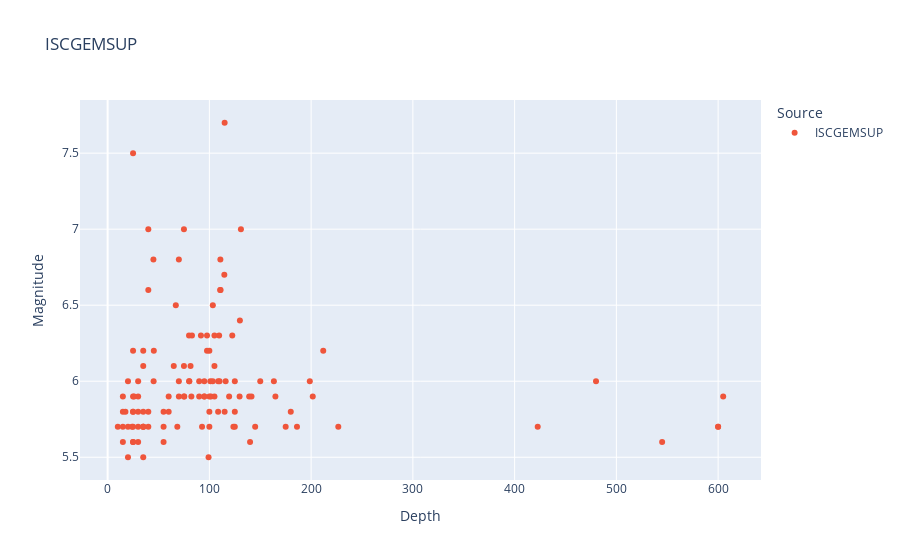

Notebook code cell kept with this figure:
### Code cell
Source6 = earthquakes[earthquakes.Source.isin(['ISCGEMSUP'])]
px.scatter(
    Source6,
    x='Depth',
    y='Magnitude',
    color='Source',
    title = 'ISCGEMSUP',
    color_discrete_map={'CI': 'BLACK'},
    hover_name='Source'
)

### Figure 1 — Plotly figure (JSON) as saved in the notebook; plotly's stock layout.template omitted (floating-point values rounded to 4 significant figures)
{"data": [{"hovertemplate": "<b>%{hovertext}</b><br><br>Source=ISCGEMSUP<br>Depth=%{x}<br>Magnitude=%{y}<extra></extra>", "hovertext": ["ISCGEMSUP", "ISCGEMSUP", "ISCGEMSUP", "ISCGEMSUP", "ISCGEMSUP", "ISCGEMSUP", "ISCGEMSUP", "ISCGEMSUP", "ISCGEMSUP", "ISCGEMSUP", "ISCGEMSUP", "ISCGEMSUP", "ISCGEMSUP", "ISCGEMSUP", "ISCGEMSUP", "ISCGEMSUP", "ISCGEMSUP", "ISCGEMSUP", "ISCGEMSUP", "ISCGEMSUP", "ISCGEMSUP", "ISCGEMSUP", "ISCGEMSUP", "ISCGEMSUP", "ISCGEMSUP", "ISCGEMSUP", "ISCGEMSUP", "ISCGEMSUP", "ISCGEMSUP", "ISCGEMSUP", "ISCGEMSUP", "ISCGEMSUP", "ISCGEMSUP", "ISCGEMSUP", "ISCGEMSUP", "ISCGEMSUP", "ISCGEMSUP", "ISCGEMSUP", "ISCGEMSUP", "ISCGEMSUP", "ISCGEMSUP", "ISCGEMSUP", "ISCGEMSUP", "ISCGEMSUP", "ISCGEMSUP", "ISCGEMSUP", "ISCGEMSUP", "ISCGEMSUP", "ISCGEMSUP", "ISCGEMSUP", "ISCGEMSUP", "ISCGEMSUP", "ISCGEMSUP", "ISCGEMSUP", "ISCGEMSUP", "ISCGEMSUP", "ISCGEMSUP", "ISCGEMSUP", "ISCGEMSUP", "ISCGEMSUP", "ISCGEMSUP", "ISCGEMSUP", "ISCGEMSUP", "ISCGEMSUP", "ISCGEMSUP", "ISCGEMSUP", "ISCGEMSUP", "ISCGEMSUP", "ISCGEMSUP", "ISCGEMSUP", "ISCGEMSUP", "ISCGEMSUP", "ISCGEMSUP", "ISCGEMSUP", "ISCGEMSUP", "ISCGEMSUP", "ISCGEMSUP", "ISCGEMSUP", "ISCGEMSUP", "ISCGEMSUP", "ISCGEMSUP", "ISCGEMSUP", "ISCGEMSUP", "ISCGEMSUP", "ISCGEMSUP", "ISCGEMSUP", "ISCGEMSUP", "ISCGEMSUP", "ISCGEMSUP", "ISCGEMSUP", "ISCGEMSUP", "ISCGEMSUP", "ISCGEMSUP", "ISCGEMSUP", "ISCGEMSUP", "ISCGEMSUP", "ISCGEMSUP", "ISCGEMSUP", "ISCGEMSUP", "ISCGEMSUP", "ISCGEMSUP", "ISCGEMSUP", "ISCGEMSUP", "ISCGEMSUP", "ISCGEMSUP", "ISCGEMSUP", "ISCGEMSUP", "ISCGEMSUP", "ISCGEMSUP", "ISCGEMSUP", "ISCGEMSUP", "ISCGEMSUP", "ISCGEMSUP", "ISCGEMSUP", "ISCGEMSUP", "ISCGEMSUP", "ISCGEMSUP", "ISCGEMSUP", "ISCGEMSUP", "ISCGEMSUP"], "legendgroup": "ISCGEMSUP", "marker": {"color": "#EF553B", "symbol": "circle"}, "mode": "markers", "name": "ISCGEMSUP", "orientation": "v", "showlegend": true, "type": "scatter", "x": [95, 30, 25, 24, 100, 60, 480, 125, 95, 35, 75, 55, 100, 25, 60, 122.5, 25, 119.4, 108.6, 30, 45, 115, 80.3, 55, 100, 17.5, 80, 95, 75, 226.7, 97.7, 175, 125, 163.4, 105, 20, 100, 35, 30, 145, 140, 114.7, 116, 422.7, 35, 65, 82.3, 15, 186.1, 55, 125, 103.4, 100.9, 109.6, 80.1, 130, 198.7, 15, 25, 25, 30, 35, 129.7, 105, 92.8, 115, 70, 164.9, 10, 25, 545, 30, 40, 45.4, 110.6, 108.6, 20, 15, 45.2, 180, 110, 75.3, 101.6, 70, 25, 111, 139.1, 75, 91.7, 141.4, 99.2, 40, 40, 26, 201.6, 131, 110.8, 40, 105, 103.3, 82.9, 35, 211.9, 20, 600, 25, 150, 123.6, 90, 97.7, 15, 68.5, 67, 81.5, 90, 70, 605, 600, 35, 35], "xaxis": "x", "y": [6, 6, 5.9, 5.7, 5.9, 5.9, 6, 6, 5.9, 5.8, 6.1, 5.7, 5.8, 5.6, 5.8, 6.3, 5.7, 5.9, 5.8, 5.9, 6.8, 7.7, 6, 5.6, 5.7, 5.8, 6.3, 5.9, 5.9, 5.7, 6.2, 5.7, 5.8, 6, 5.9, 5.7, 6.2, 5.7, 5.6, 5.7, 5.6, 6.7, 6, 5.7, 6.1, 6.1, 5.9, 5.6, 5.7, 5.8, 5.7, 6.5, 6, 6.3, 6, 6.4, 6, 5.9, 6.2, 7.5, 5.7, 6.2, 5.9, 6.3, 5.7, 5.8, 6.8, 5.9, 5.7, 5.8, 5.6, 5.8, 5.8, 6.2, 6.6, 6, 6, 5.7, 6, 5.8, 6, 5.9, 5.9, 5.9, 5.8, 6.6, 5.9, 7, 6.3, 5.9, 5.5, 6.6, 7, 5.9, 5.9, 7, 6.8, 5.7, 6.1, 6, 6.3, 5.7, 6.2, 5.5, 5.7, 5.6, 6, 5.7, 5.9, 6.3, 5.8, 5.7, 6.5, 6.1, 6, 6, 5.9, 5.7, 5.5, 5.7], "yaxis": "y"}], "layout": {"legend": {"title": {"text": "Source"}, "tracegroupgap": 0}, "title": {"text": "ISCGEMSUP"}, "xaxis": {"anchor": "y", "domain": [0, 1], "title": {"text": "Depth"}}, "yaxis": {"anchor": "x", "domain": [0, 1], "title": {"text": "Magnitude"}}}}
